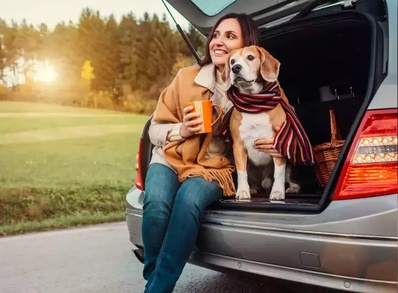
#> input picture segment-anything-2/notebooks/images/Capture.jpg, 398 x 293 px, shrunk from 765 x 563 before the run, found by its file name
$ jupyter execute image_points_pixel.ipynb
#> lines starting #> are read from the running program, lines starting #| are printed output that depends on the picture
[cell 1]
import cv2

def click_event(event, x, y, flags, param):
    if event == cv2.EVENT_LBUTTONDOWN:
        print(f"Coordinates: ({x}, {y})")
        font = cv2.FONT_HERSHEY_SIMPLEX
        cv2.putText(img, f"{x},{y}", (x,y), font, 0.5, (255, 0, 0), 1)
        cv2.imshow('image', img)

img = cv2.imread('images/capture.jpg')
#> img is the input picture: shape (293, 398, 3); mean B, G, R 91.2, 112.7, 131.8
cv2.imshow('image', img)
cv2.setMouseCallback('image', click_event)
cv2.waitKey(0)
cv2.destroyAllWindows()

[cell 2]
import cv2

def click_event(event, x, y, flags, param):
    if event == cv2.EVENT_LBUTTONDOWN:
        print(f"Coordinates: ({x}, {y})")
        font = cv2.FONT_HERSHEY_SIMPLEX
        cv2.putText(img, f"{x},{y}", (x,y), font, 0.5, (255, 0, 0), 1)
        cv2.imshow('image', img)

img = cv2.imread(r'C:\Users\user1\Desktop\Thesis OT\OT_implementation\segment-anything-2\notebooks\videos\video5\00001.jpg')
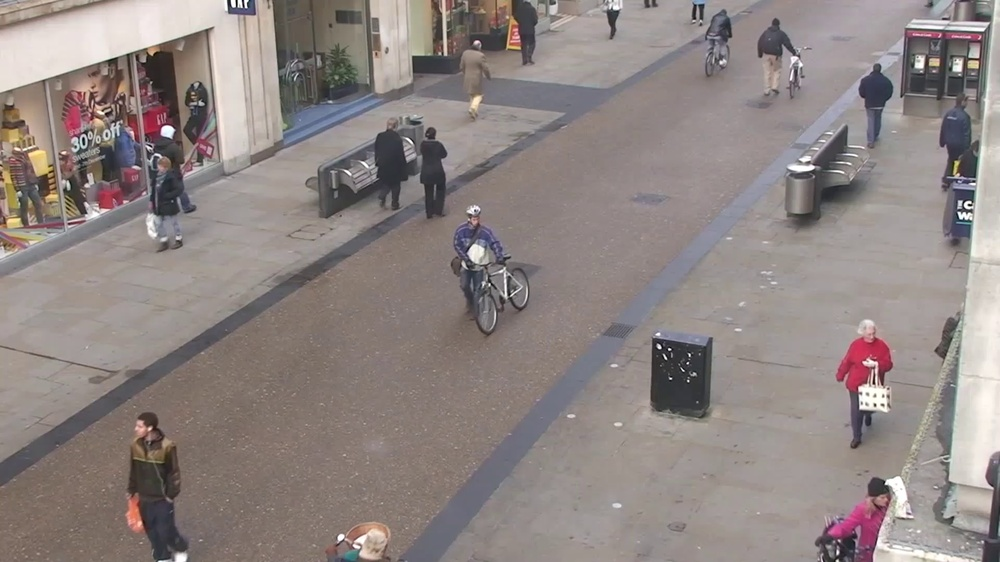
#> input picture segment-anything-2/notebooks/videos/street/00001.jpg, 1000 x 562 px, shrunk from 1920 x 1080 before the run, found by its file name
#> img is the input picture: shape (562, 1000, 3); mean B, G, R 130.7, 133.3, 143
cv2.imshow('image', img)
cv2.setMouseCallback('image', click_event)
cv2.waitKey(0)
cv2.destroyAllWindows()

[cell 3]
import cv2

def click_event(event, x, y, flags, param):
    if event == cv2.EVENT_LBUTTONDOWN:
        print(f"Coordinates: ({x}, {y})")
        font = cv2.FONT_HERSHEY_SIMPLEX
        cv2.putText(img, f"{x},{y}", (x,y), font, 0.5, (255, 0, 0), 1)
        cv2.imshow('image', img)

img = cv2.imread(r'C:\Users\user1\Desktop\Thesis OT\OT_implementation\segment-anything-2\notebooks\videos\video5\00115.jpg')
cv2.imshow('image', img)
cv2.setMouseCallback('image', click_event)
cv2.waitKey(0)
cv2.destroyAllWindows()

[cell 4]
import cv2

def click_event(event, x, y, flags, param):
    if event == cv2.EVENT_LBUTTONDOWN:
        print(f"Coordinates: ({x}, {y})")
        font = cv2.FONT_HERSHEY_SIMPLEX
        cv2.putText(img, f"{x},{y}", (x,y), font, 0.5, (255, 0, 0), 1)
        cv2.imshow('image', img)

img = cv2.imread(r'C:\Users\user1\Desktop\Thesis OT\OT_implementation\segment-anything-2\notebooks\videos\test\00000.jpg')
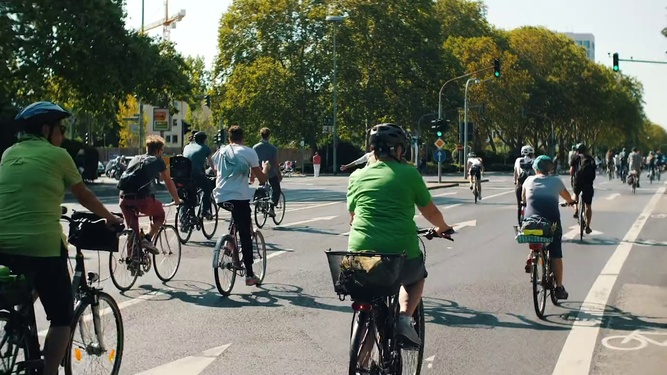
#> input picture segment-anything-2/notebooks/videos/test/00000.jpg, 667 x 375 px, shrunk from 1280 x 720 before the run, found by its file name
#> img is the input picture: shape (375, 667, 3); mean B, G, R 94.6, 107.5, 102.2
cv2.imshow('image', img)
cv2.setMouseCallback('image', click_event)
cv2.waitKey(0)
cv2.destroyAllWindows()
